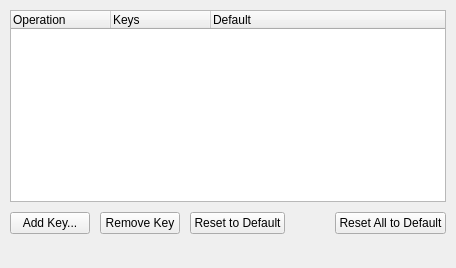
     <widget class="QWidget" name="keyBindingsTab">
      <attribute name="title">
       <string>Key Bindings</string>
      </attribute>
      <layout class="QVBoxLayout" name="keyBindingsTabLayout">
       <property name="spacing">
        <number>10</number>
       </property>
       <property name="leftMargin">
        <number>10</number>
       </property>
       <property name="topMargin">
        <number>10</number>
       </property>
       <property name="rightMargin">
        <number>10</number>
       </property>
       <property name="bottomMargin">
        <number>10</number>
       </property>
       <item>
        <widget class="QTreeWidget" name="keyBindingTree">
         <property name="rootIsDecorated">
          <bool>false</bool>
         </property>
         <property name="uniformRowHeights">
          <bool>true</bool>
         </property>
         <property name="itemsExpandable">
          <bool>false</bool>
         </property>
         <property name="allColumnsShowFocus">
          <bool>true</bool>
         </property>
         <attribute name="headerStretchLastSection">
          <bool>true</bool>
         </attribute>
         <column>
          <property name="text">
           <string>Operation</string>
          </property>
         </column>
         <column>
          <property name="text">
           <string>Keys</string>
          </property>
         </column>
         <column>
          <property name="text">
           <string>Default</string>
          </property>
         </column>
        </widget>
       </item>
       <item>
        <layout class="QHBoxLayout" name="keyBindingButtons">
         <item>
          <widget class="QPushButton" name="keyBindingAddButton">
           <property name="text">
            <string>Add Key...</string>
           </property>
          </widget>
         </item>
         <item>
          <widget class="QPushButton" name="keyBindingRemoveButton">
           <property name="text">
            <string>Remove Key</string>
           </property>
          </widget>
         </item>
         <item>
          <widget class="QPushButton" name="keyBindingResetButton">
           <property name="text">
            <string>Reset to Default</string>
           </property>
          </widget>
         </item>
         <item>
          <spacer name="keyBindingButtonSpacer">
           <property name="orientation">
            <enum>Qt::Orientation::Horizontal</enum>
           </property>
           <property name="sizeHint" stdset="0">
            <size>
             <width>40</width>
             <height>20</height>
            </size>
           </property>
          </spacer>
         </item>
         <item>
          <widget class="QPushButton" name="keyBindingResetAllButton">
           <property name="text">
            <string>Reset All to Default</string>
           </property>
          </widget>
         </item>
        </layout>
       </item>
       <item>
        <widget class="QLabel" name="keyBindingWarnings">
         <property name="text">
          <string/>
         </property>
         <property name="wordWrap">
          <bool>true</bool>
         </property>
         <property name="textFormat">
          <enum>Qt::TextFormat::PlainText</enum>
         </property>
        </widget>
       </item>
      </layout>
     </widget>
